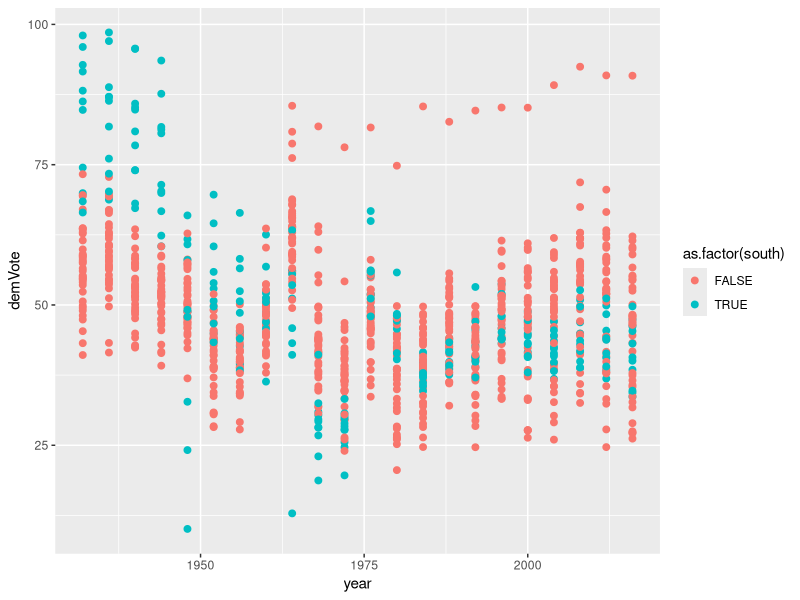
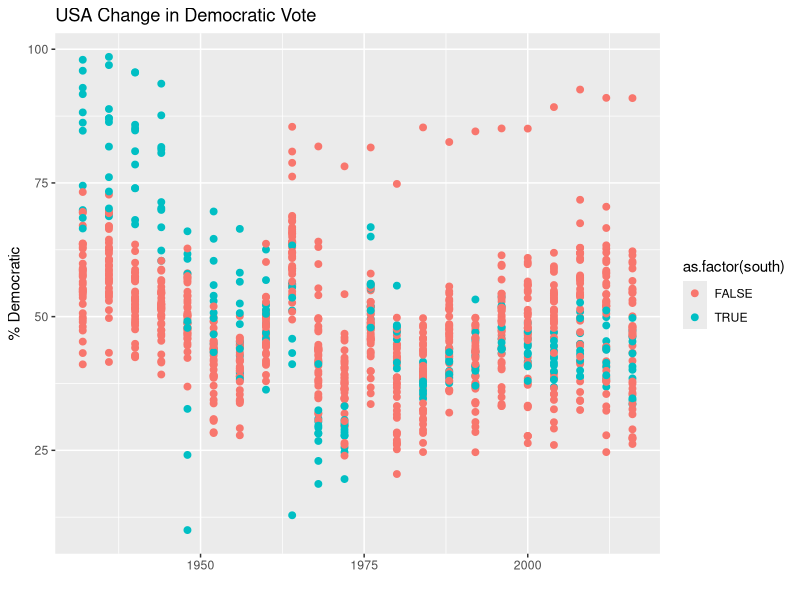
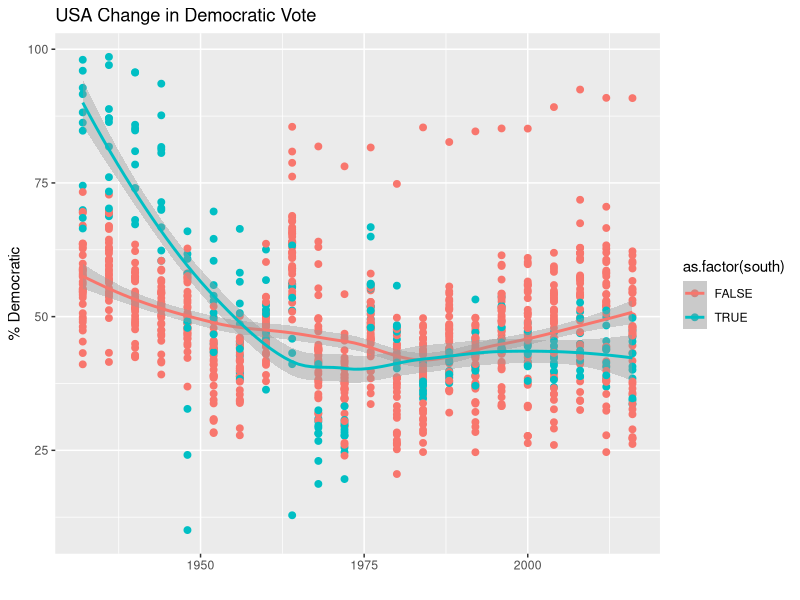
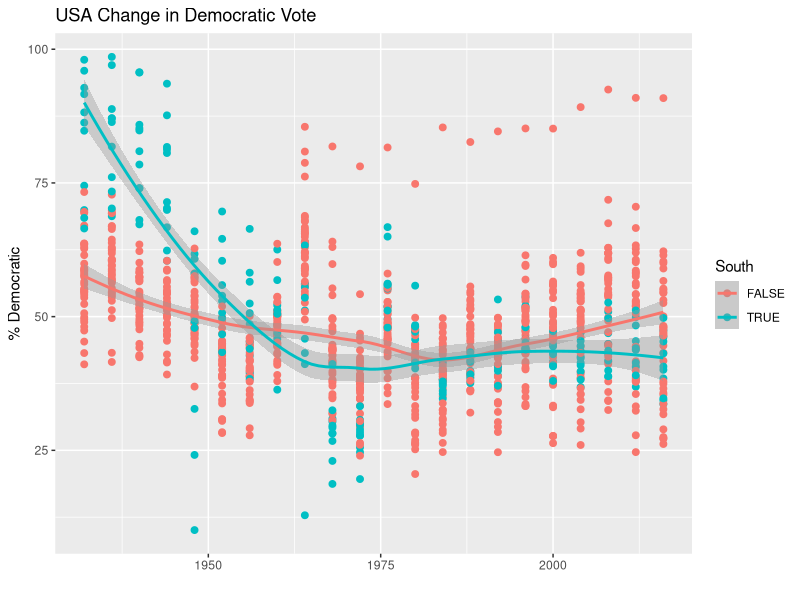
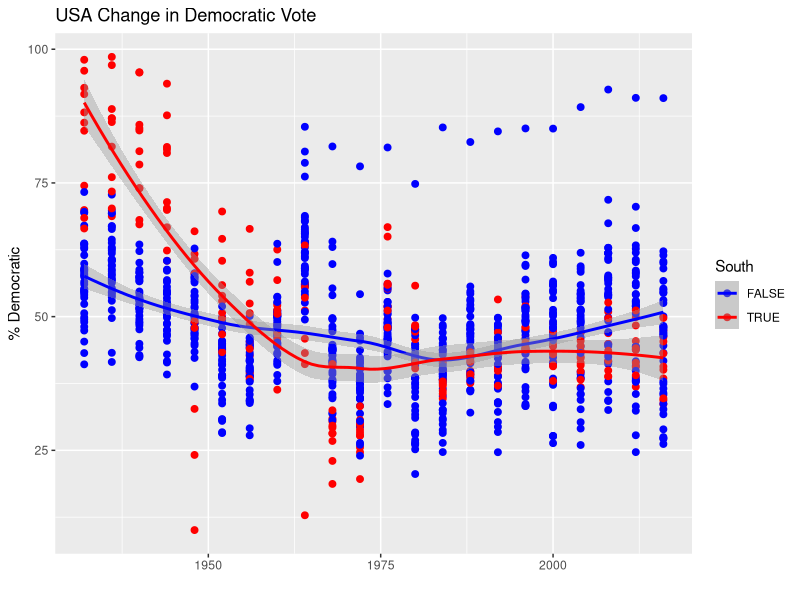
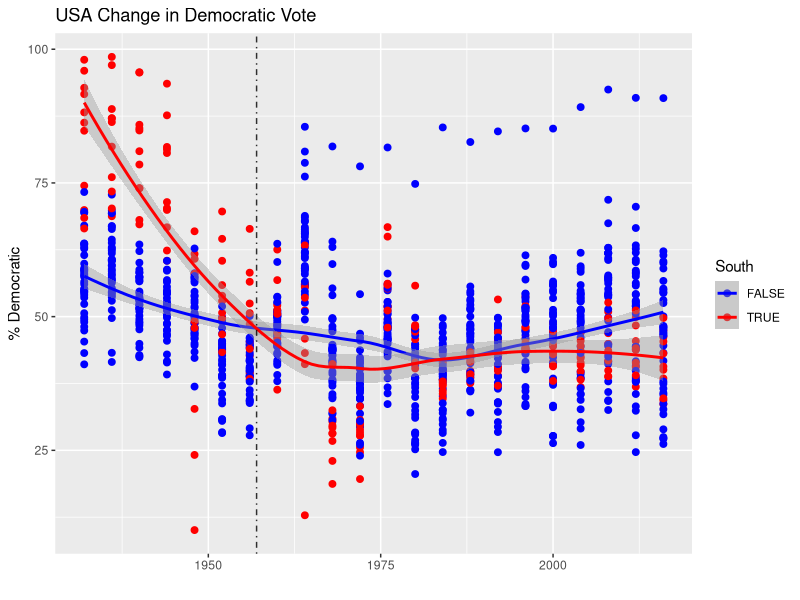
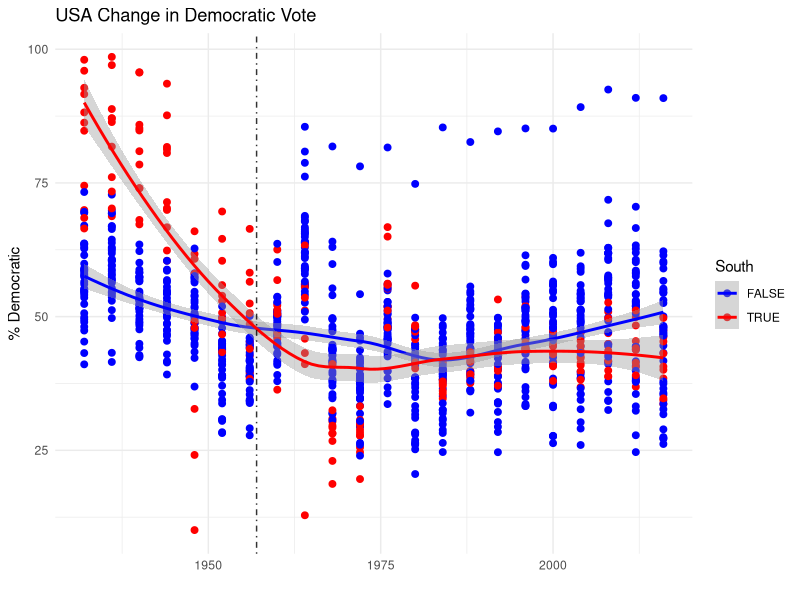
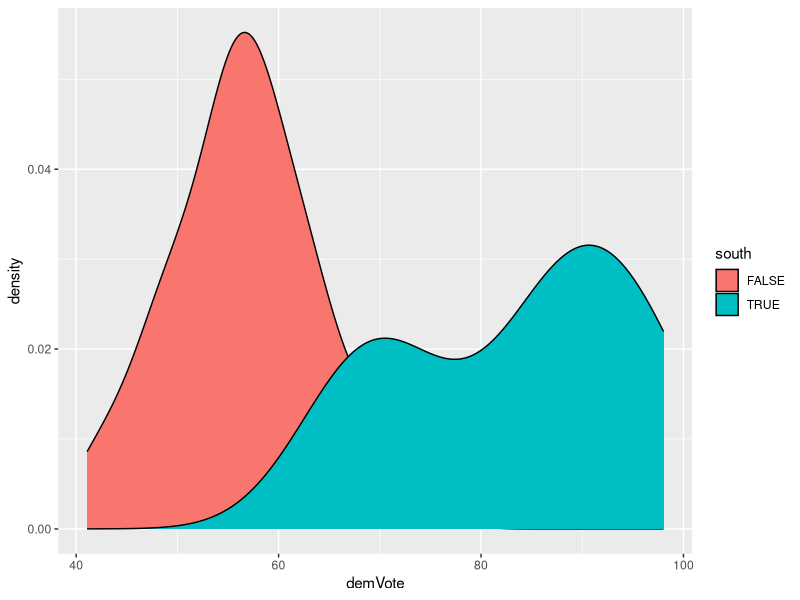

These charts were generated, in order, by the following R code:
## ---- chunk 1
# This is a good place to put libraries required for using the ggplot function
knitr::opts_chunk$set(echo = TRUE)
library(tidyverse) #Loads the tidyverse package for ggplot
library(pscl) #Loads the pscl package for the dataset
library(gridExtra) #Allows us to combine ggplots into a nice layout

## ---- chunk 2
PE=presidentialElections
## ---- chunk 3
p1<-ggplot(data=PE) +
  geom_point(aes(x=year,y=demVote,color=as.factor(south)),size=2)
p1
## ---- chunk 4
p2<-p1+xlab("")+ylab("% Democratic")+ggtitle("USA Change in Democratic Vote")
p2
## ---- chunk 5
p3<-p2+geom_smooth(aes(x=year,y=demVote,color=as.factor(south)))
p3
## ---- chunk 6
p4<-p3+ guides(color=guide_legend(title="South"))
p4
## ---- chunk 7
p5<-p4+ scale_color_manual(values=c("blue","red"))
p5
## ---- chunk 8
p6<-p5+geom_vline(xintercept=1957,alpha=0.8,linetype=4)
p6
## ---- chunk 9
FINALPLOT1<-p6+theme_minimal()
FINALPLOT1
## ---- chunk 10
p1<-ggplot(data=PE[PE$year==1932,]) +
      geom_density(aes(x=demVote,fill=south))
p1
## ---- chunk 11
FINALPLOT2<-p1 + xlab("%Democratic") + ylab("Density") + ggtitle("Distribution of Democracy Vote from 1932")+ guides(fill=guide_legend(title="South"))+ scale_fill_manual(values=c("blue","red"))

FINALPLOT2
## ---- chunk 12
FINALPLOT3<- ggplot(data=PE[PE$year==2016,]) +
      geom_density(aes(x=demVote,fill=south)) + 
      xlab("%Democratic") + ylab("Density") + 
      ggtitle("Distribution of Democracy Vote from 2016")+    guides(fill=guide_legend(title="South"))+ scale_fill_manual(values=c("blue","red"))
FINALPLOT3
## ---- chunk 13
#First Examine this Code and See What Happens

#Defaults to 1 Column Layout and Stacks Plots
grid.arrange(FINALPLOT1,FINALPLOT2,FINALPLOT3) 

#Starts Placing Plots in a Two Column Layout
grid.arrange(FINALPLOT1,FINALPLOT2,FINALPLOT3,ncol=2) 

#Now Check this Code Out: Try to Understand how the Matrix is Created and How the Layout is Controlled by the Matrix. Modify It to Get What I created
matrix(c(1,1,2,3),ncol=2)
LAYOUT=matrix(c(1,1,2,3),ncol=2)
grid.arrange(FINALPLOT1,FINALPLOT2,FINALPLOT3,layout_matrix=LAYOUT)
